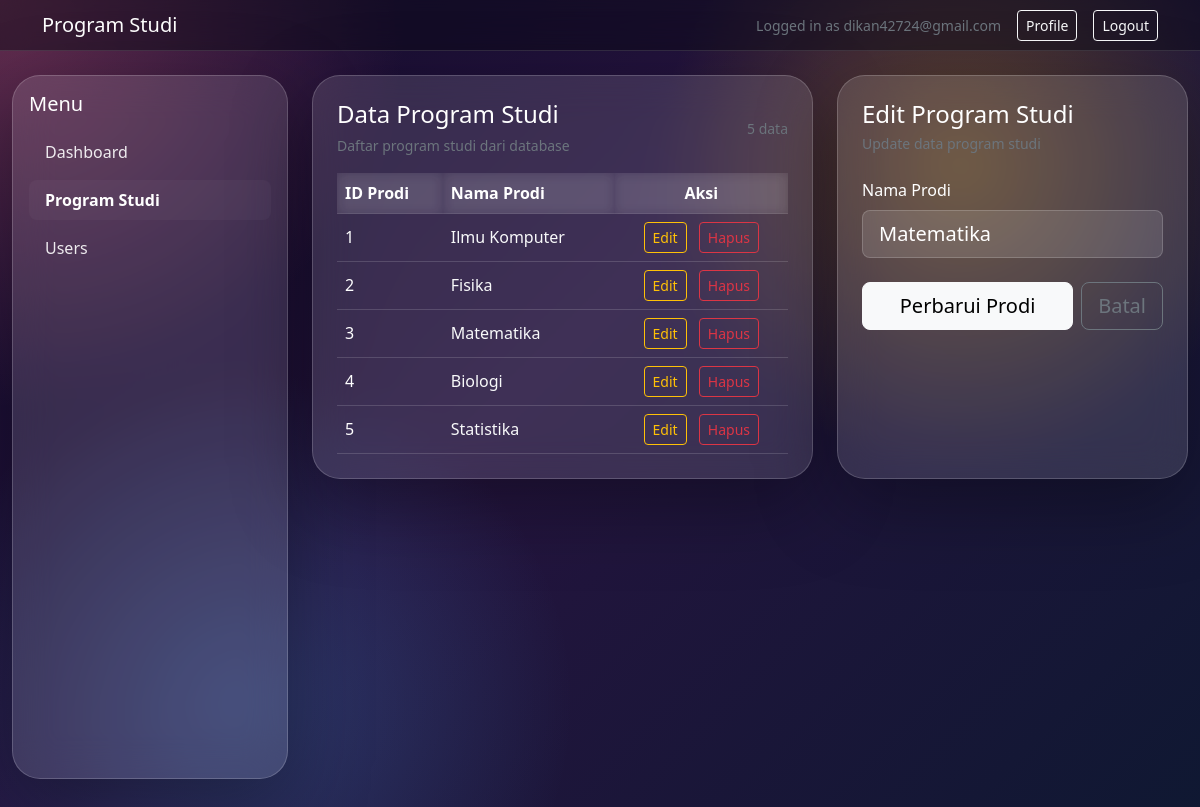
The app's page /program_studi.php?edit=3 (signed in) with its own data.
### tables this page shows
CREATE TABLE `prodi_tbl` (
  `prodi_id` int(11) NOT NULL,
  `nama_prodi` varchar(255) NOT NULL
);

### program_studi.php (the view, shortened to what this page needs)
<?php
$dbHost = 'localhost';
$dbUser = 'root';
$dbPassword = '';
$dbName = 'pemweb_db';
$email = $_SESSION['email'] ?? 'User';
$error = '';
$namaProdiValue = '';
$editingProdiId = null;
$conn = new mysqli($dbHost, $dbUser, $dbPassword, $dbName);
$prodiList = [];
if ($error === '') {
	if (isset($_GET['edit'])) {
		$editId = intval($_GET['edit']);
		$stmt = $conn->prepare('SELECT prodi_id, nama_prodi FROM prodi_tbl WHERE prodi_id = ?');
		if ($stmt) {
			$stmt->bind_param('i', $editId);
			$stmt->execute();
			$result = $stmt->get_result();
			if ($row = $result->fetch_assoc()) {
				$editingProdiId = $row['prodi_id'];
				$namaProdiValue = $row['nama_prodi'];
			}
		}
	}
	$prodiResult = $conn->query('SELECT prodi_id, nama_prodi FROM prodi_tbl ORDER BY prodi_id ASC');
	if ($prodiResult) {
		while ($row = $prodiResult->fetch_assoc()) {
			$prodiList[] = $row;
		}
	}
}
?>
<!doctype html>
<html lang="en">
<head>
	<link rel="stylesheet" href="css/bootstrap.min.css">
</head>
<body>
	<nav class="navbar navbar-expand-lg navbar-dark" style="background: rgba(10, 10, 20, 0.45); backdrop-filter: blur(16px); border-bottom: 1px solid rgba(255, 255, 255, 0.12);">
		<div class="container">
			<span class="navbar-brand mb-0 h1">Program Studi</span>
			<div class="ms-auto d-flex align-items-center gap-3">
				<span class="text-secondary small">Logged in as <?php echo htmlspecialchars($email, ENT_QUOTES, 'UTF-8'); ?></span>
				<a href="profile.php" class="btn btn-outline-light btn-sm">Profile</a>
				<a href="dashboard.php?logout=1" class="btn btn-outline-light btn-sm">Logout</a>
			</div>
		</div>
	</nav>
	<main class="container-fluid py-4">
		<div class="row g-4">
			<aside class="col-12 col-md-3 mb-4">
				<div class="p-3 hero-glass sidebar">
					<h5 class="mb-3">Menu</h5>
					<ul class="nav flex-column">
						<li class="nav-item mb-2"><a class="nav-link" href="dashboard.php">Dashboard</a></li>
						<li class="nav-item mb-2"><a class="nav-link active" href="program_studi.php">Program Studi</a></li>
						<li class="nav-item mb-2"><a class="nav-link" href="user.php">Users</a></li>
					</ul>
				</div>
			</aside>
			<section class="col-12 col-md-9">
				<div class="row g-4">
					<div class="col-12 col-lg-7">
						<div class="card hero-glass p-4 h-100">
							<div class="d-flex justify-content-between align-items-center mb-3">
								<div>
									<h4 class="mb-1">Data Program Studi</h4>
									<small class="text-secondary">Daftar program studi dari database</small>
								</div>
								<div class="text-secondary small"><?php echo count($prodiList); ?> data</div>
							</div>
							<div class="table-responsive">
								<table class="table table-glass align-middle mb-0">
									<thead>
										<tr>
											<th>ID Prodi</th>
											<th>Nama Prodi</th>
											<th class="text-center">Aksi</th>
										</tr>
									</thead>
									<tbody>
										<?php if (count($prodiList) > 0): ?>
											<?php foreach ($prodiList as $prodi): ?>
												<tr>
													<td><?php echo htmlspecialchars($prodi['prodi_id'] ?? '', ENT_QUOTES, 'UTF-8'); ?></td>
													<td>
														<a href="program_studi.php?edit=<?php echo htmlspecialchars($prodi['prodi_id'] ?? '', ENT_QUOTES, 'UTF-8'); ?>" class="text-light text-decoration-none" style="cursor: pointer;">
															<?php echo htmlspecialchars($prodi['nama_prodi'] ?? '', ENT_QUOTES, 'UTF-8'); ?>
														</a>
													</td>
													<td class="text-center">
														<a href="program_studi.php?edit=<?php echo htmlspecialchars($prodi['prodi_id'] ?? '', ENT_QUOTES, 'UTF-8'); ?>" class="btn btn-sm btn-outline-warning me-2">Edit</a>
														<a href="program_studi.php?delete=<?php echo htmlspecialchars($prodi['prodi_id'] ?? '', ENT_QUOTES, 'UTF-8'); ?>" class="btn btn-sm btn-outline-danger" onclick="return confirm('Apakah Anda yakin ingin menghapus program studi ini?');">Hapus</a>
													</td>
												</tr>
											<?php endforeach; ?>
										<?php else: ?>
											<tr>
												<td colspan="3" class="text-center text-secondary py-4">Belum ada data program studi.</td>
											</tr>
										<?php endif; ?>
									</tbody>
								</table>
							</div>
						</div>
					</div>
					<div class="col-12 col-lg-5">
						<div class="card hero-glass p-4 h-100">
							<h4 class="mb-1"><?php echo $editingProdiId !== null ? 'Edit Program Studi' : 'Tambah Program Studi'; ?></h4>
							<small class="text-secondary d-block mb-4"><?php echo $editingProdiId !== null ? 'Update data program studi' : 'Isi nama program studi baru'; ?></small>
							<form method="post" action="program_studi.php">
								<div class="mb-4">
									<label for="nama_prodi" class="form-label">Nama Prodi</label>
									<input type="text" class="form-control form-control-lg" id="nama_prodi" name="nama_prodi" value="<?php echo htmlspecialchars($namaProdiValue, ENT_QUOTES, 'UTF-8'); ?>" placeholder="Contoh: Statistika" required>
								</div>
								<div class="d-grid gap-2 d-flex">
									<button type="submit" class="btn btn-light btn-lg flex-grow-1"><?php echo $editingProdiId !== null ? 'Perbarui Prodi' : 'Simpan Prodi'; ?></button>
									<?php if ($editingProdiId !== null): ?>
										<a href="program_studi.php" class="btn btn-outline-secondary btn-lg">Batal</a>
									<?php endif; ?>
								</div>
							</form>
						</div>
					</div>
				</div>
			</section>
		</div>
	</main>
</body>
</html>

### program_studi.php (style rules this page uses)
body { min-height: 100vh; background: radial-gradient(circle at top left, rgba(255, 111, 145, 0.35), transparent 28%), radial-gradient(circle at 80% 20%, rgba(255, 196, 0, 0.28), transparent 26%), radial-gradient(circle at 20% 85%, rgba(76, 175, 255, 0.24), transparent 28%), linear-gradient(135deg, #140b2d 0%, #25143f 45%, #0f1832 100%); color: #fff; }
.hero-glass { backdrop-filter: blur(20px); background: rgba(255, 255, 255, 0.12); border: 1px solid rgba(255, 255, 255, 0.18); color: #fff; border-radius: 1.75rem; box-shadow: 0 24px 80px rgba(0, 0, 0, 0.35); }
.table-glass { --bs-table-bg: transparent; --bs-table-color: #fff; --bs-table-border-color: rgba(255, 255, 255, 0.15); }
.table-responsive { max-height: 360px; overflow-y: auto; }
.table-responsive table { margin-bottom: 0; }
.table-responsive thead th { position: sticky; top: 0; z-index: 2; background: rgba(255, 255, 255, 0.06); backdrop-filter: blur(6px); color: #fff; }
.form-control { background: rgba(255, 255, 255, 0.12); border: 1px solid rgba(255, 255, 255, 0.18); color: #fff; }
.form-control::placeholder { color: rgba(255, 255, 255, 0.55); }
.sidebar { min-height: calc(100vh - 96px); position: sticky; top: 72px; }
.sidebar .nav-link { color: rgba(255,255,255,0.9); }
.sidebar .nav-link.active { font-weight: 700; color: #fff; background: rgba(255,255,255,0.03); border-radius: 0.5rem; }

### records on screen
prodi_tbl: prodi_id "1", nama_prodi "Ilmu Komputer"
prodi_tbl: prodi_id "2", nama_prodi "Fisika"
prodi_tbl: prodi_id "3", nama_prodi "Matematika"
prodi_tbl: prodi_id "4", nama_prodi "Biologi"
prodi_tbl: prodi_id "5", nama_prodi "Statistika"

### other values on screen
$email "dikan42724@gmail.com"
count($prodiList) "5"
